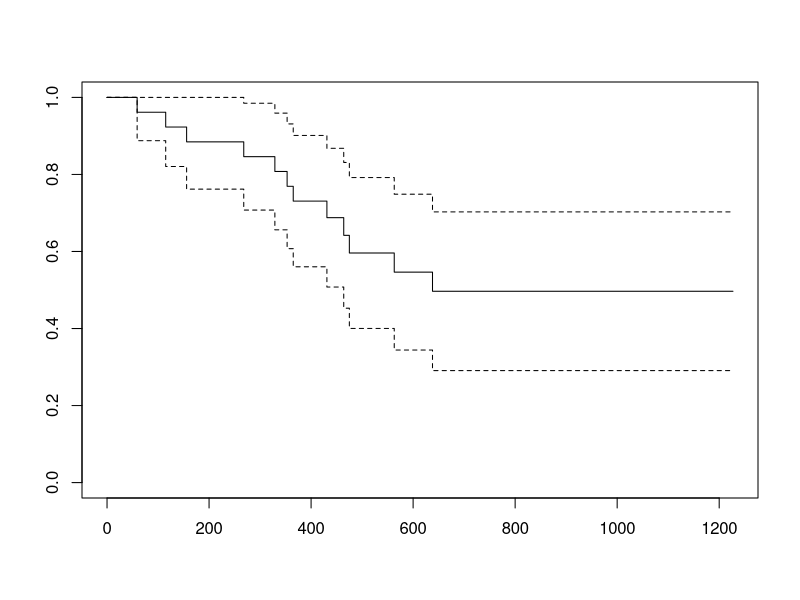

R code for this plot: (Note: this script raises an error after producing the figure.)
## ---- chunk 1
#| message: false
# Load the survival package
library(survival)
library(tidyverse)

# Create vectors for event times and censoring status

time <- c(5,8,8,9,10,10,10)
censor <- c(1,1,1,1,0,0,0)

# Compute Kaplan-Meier estimates
KM.obj <- survfit(Surv(time,censor)~1, conf.type="none")
## ---- chunk 2
summary(KM.obj)
## ---- chunk 3
# Load and analyze ovarian cancer survival data
KM.obj <- survfit(Surv(futime, fustat)~1, data=ovarian, conf.type="plain")
summary(KM.obj)
plot(KM.obj)
## ---- chunk 4
KM.obj <- survfit(Surv(futime, fustat)~1, data=ovarian, conf.type="log-log")
summary(KM.obj)
## ---- chunk 5
#| message: false
# Load and analyze halibut survival data
halibut <- read_table(here::here("data", "Halibut.txt"))
KM.obj <- survfit(Surv(TIME, CENSOR)~1, data=halibut, conf.type="log-log")
summary(KM.obj)
plot(KM.obj)
## ---- chunk 6
KM.obj
